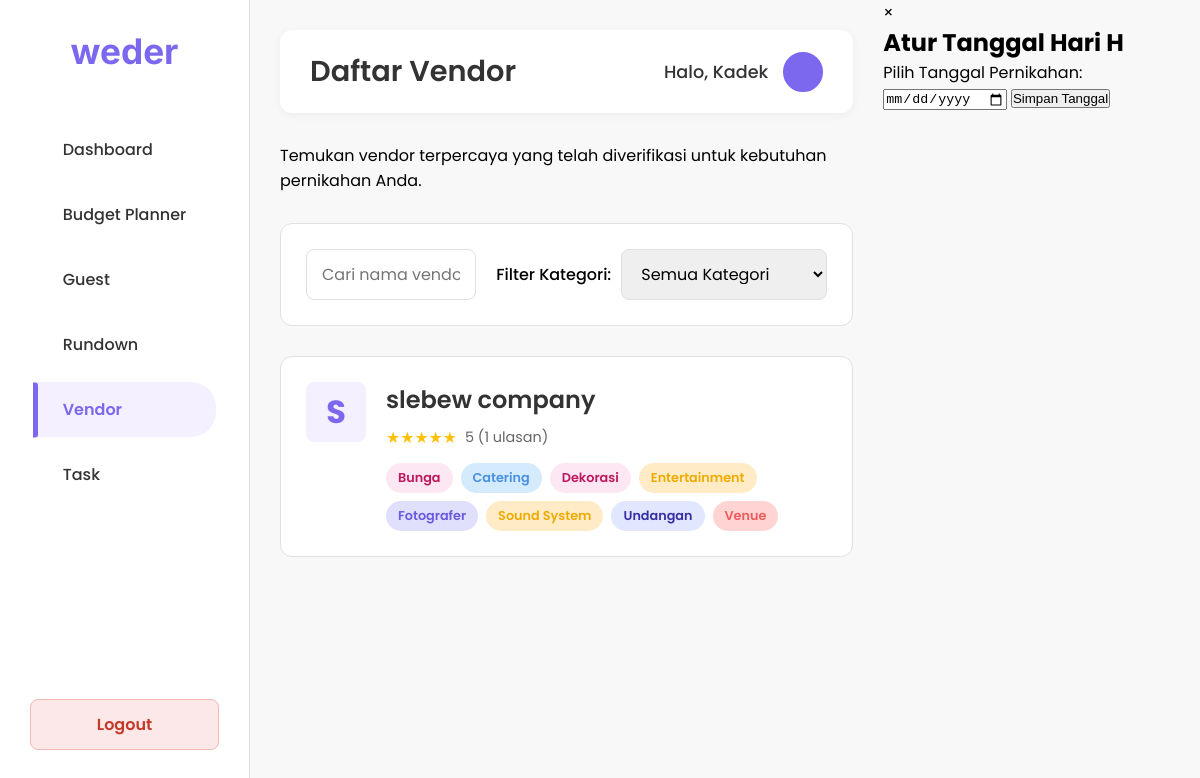
The app's page /user_dashboard.php?page=vendor&highlight_vendor=1 (signed in) with its own data.
### tables this page shows
CREATE TABLE `vendor_profiles` (
  `id` int(11) NOT NULL,
  `user_id` int(11) NOT NULL,
  `company_name` varchar(255) NOT NULL,
  `description` text DEFAULT NULL,
  `address` text NOT NULL,
  `social_media` varchar(255) DEFAULT NULL,
  `whatsapp` varchar(20) DEFAULT NULL,
  `contact_email` varchar(255) DEFAULT NULL,
  `is_subscribed` tinyint(1) DEFAULT 0,
  `services` text NOT NULL,
  `status` enum('pending','approved','rejected') DEFAULT 'pending',
  `admin_notes` text DEFAULT NULL,
  `created_at` timestamp NOT NULL DEFAULT current_timestamp(),
  `updated_at` timestamp NOT NULL DEFAULT current_timestamp() ON UPDATE current_timestamp()
);

CREATE TABLE `vendor_categories` (
  `id` int(11) NOT NULL,
  `name` varchar(100) NOT NULL,
  `description` text DEFAULT NULL,
  `created_at` timestamp NOT NULL DEFAULT current_timestamp()
);

### vendor.php (the view, shortened to what this page needs)
<?php
$vendor_categories = [];
$vendors = [];
try {
    $stmt_categories = $pdo->prepare("SELECT id, name FROM vendor_categories ORDER BY name ASC");
    $stmt_categories->execute();
    $vendor_categories = $stmt_categories->fetchAll(PDO::FETCH_ASSOC);
    $stmt_vendors = $pdo->prepare("SELECT vp.*, u.username as vendor_username, AVG(vr.rating) AS average_rating, COUNT(DISTINCT vr.id) AS total_reviews, MAX(CASE WHEN vr.user_id = ? THEN vr.rating ELSE NULL END) AS user_given_rating, MAX(CASE WHEN vr.user_id = ? THEN vr.review_text ELSE NULL END) AS user_given_review_text FROM vendor_profiles vp LEFT JOIN users u ON vp.user_id = u.id LEFT JOIN vendor_ratings vr ON vp.id = vr.vendor_profile_id WHERE vp.status = 'approved' GROUP BY vp.id ORDER BY vp.company_name ASC");
    $stmt_vendors->execute([$user_id, $user_id]);
    $vendors = $stmt_vendors->fetchAll(PDO::FETCH_ASSOC);
} catch (PDOException $e) { $error_message = "Gagal mengambil data dari database."; }
?>
<div class="vendor-page-container">
    <p>Temukan vendor terpercaya yang telah diverifikasi untuk kebutuhan pernikahan Anda.</p>
    <section class="vendor-controls">
        <div class="search-form"><input type="text" id="vendorSearch" placeholder="Cari nama vendor..."></div>
        <div class="filter-form">
            <label for="categoryFilter">Filter Kategori:</label>
            <select id="categoryFilter">
                <option value="">Semua Kategori</option>
            </select>
        </div>
    </section>
    <div class="vendor-list-container">
        <?php if (empty($vendors)): ?>
            <div class="vendor-card"><p style="text-align:center; padding: 20px;">Belum ada vendor yang tersedia.</p></div>
        <?php else: ?>
            <?php foreach ($vendors as $vendor): ?>
                <div class="vendor-card" data-services='<?php echo htmlspecialchars($vendor['services']); ?>'>
                    <div class="vendor-card-summary">
                        <div class="vendor-logo"><?php echo strtoupper(substr($vendor['company_name'], 0, 1)); ?></div>
                        <div class="vendor-info">
                            <h3><?php echo htmlspecialchars($vendor['company_name']); ?></h3>
                            <div class="vendor-rating-summary">
                                <?php $avg_rating = round($vendor['average_rating'] ?? 0, 1); $total_reviews = $vendor['total_reviews'] ?? 0; ?>
                                <span class="stars"><?php echo str_repeat('★', round($avg_rating)) . str_repeat('☆', 5 - round($avg_rating)); ?></span>
                                <span><?php echo $avg_rating; ?> (<?php echo $total_reviews; ?> ulasan)</span>
                            </div>
                            <div class="vendor-tags">
                                <?php
                                $services = parseServices($vendor['services']);
                                foreach ($services as $service):
                                    $displayName = getCategoryDisplayName($service, $vendor_categories);
                                ?>
                                    <span class="tag <?php echo strtolower(str_replace(' ', '', $displayName)); ?>"><?php echo htmlspecialchars($displayName); ?></span>
                                <?php endforeach; ?>
                            </div>
                        </div>
                    </div>
                </div>
            <?php endforeach; ?>
        <?php endif; ?>
    </div>
</div>

### user_dashboard.css (style rules this page uses)
:root { --primary-purple: #7B68EE; --light-purple: #F5F0FF; --text-dark: #333; --text-light-grey: #666; --border-grey: #E0E0E0; --bg-light-grey: #F8F8F8; --card-bg: #FFFFFF; --input-bg-color: #fcfcfc; --border-radius: 8px; --border-radius-lg: 12px; --shadow-sm: 0 2px 5px rgba(0,0,0,0.05); --shadow-lg: 0 5px 15px rgba(0,0,0,0.1); --tag-makeup: #D8F2E2; --tag-makeup-text: #37A24A; --tag-dokumentasi: #E0DFFC; --tag-dokumentasi-text: #6A5AE0; --tag-venue: #FFD4D2; --tag-venue-text: #EE5B5B; --tag-katering: #D4EBFD; --tag-katering-text: #4A90E2; --tag-hiburan: #FFECC7; --tag-hiburan-text: #EEAA00; --tag-souvenir: #DBF4F7; --tag-souvenir-text: #00B2CA; }
* { margin: 0; padding: 0; box-sizing: border-box; }
body { font-family: 'Poppins', sans-serif; background-color: var(--bg-light-grey); display: flex; align-items: flex-start; min-height: 100vh; padding: 0; }
.tag { padding: 6px 12px; border-radius: 20px; font-size: 0.8em; font-weight: 600; white-space: nowrap; }
.tag.catering, .tag.katering { background-color: var(--tag-katering); color: var(--tag-katering-text); }
.tag.venue, .tag.gedung { background-color: var(--tag-venue); color: var(--tag-venue-text); }
.tag.dokumentasi, .tag.fotografer { background-color: var(--tag-dokumentasi); color: var(--tag-dokumentasi-text); }
.tag.hiburan, .tag.entertainment, .tag.soundsystem { background-color: var(--tag-hiburan); color: var(--tag-hiburan-text); }
.tag.undangan { background-color: #e0e7ff; color: #3730a3; }
.tag.bunga, .tag:not([class*="catering"]):not([class*="katering"]):not([class*="dekorasi"]):not([class*="dokumentasi"]):not([class*="venue"]):not([class*="gedung"]):not([class*="makeup"]):not([class*="rias"]):not([class*="hiburan"]):not([class*="entertainment"]):not([class*="soundsystem"]):not([class*="souvenir"]):not([class*="undangan"]):not([class*="fotografer"]) { background-color: #fce7f3; color: #be185d; }

### records on screen
vendor_profiles: company_name "S", company_name "slebew company", avg_rating "★★★★★", avg_rating "5", total_reviews "1", services.name "Bunga", services.name "Catering", services.name "Dekorasi", services.name "Entertainment", services.name "Fotografer", services.name "Sound System", services.name "Undangan", services.name "Venue"
